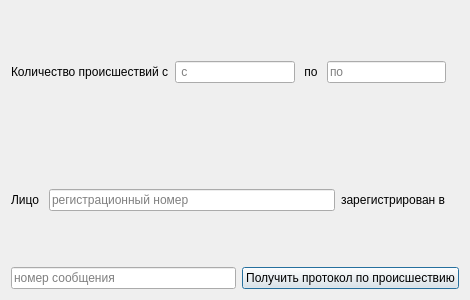
<?xml version="1.0" encoding="UTF-8"?>
<ui version="4.0">
 <class>Advanced</class>
 <widget class="QDialog" name="Advanced">
  <property name="geometry">
   <rect>
    <x>0</x>
    <y>0</y>
    <width>470</width>
    <height>300</height>
   </rect>
  </property>
  <property name="minimumSize">
   <size>
    <width>470</width>
    <height>0</height>
   </size>
  </property>
  <property name="windowTitle">
   <string>Дополнительные опции</string>
  </property>
  <layout class="QVBoxLayout" name="verticalLayout">
   <item>
    <layout class="QHBoxLayout" name="horizontalLayout">
     <item>
      <widget class="QLabel" name="label">
       <property name="text">
        <string>Количество происшествий с</string>
       </property>
      </widget>
     </item>
     <item>
      <widget class="QLineEdit" name="LE_date_s">
       <property name="placeholderText">
        <string> с</string>
       </property>
      </widget>
     </item>
     <item>
      <widget class="QLabel" name="label_2">
       <property name="text">
        <string> по </string>
       </property>
      </widget>
     </item>
     <item>
      <widget class="QLineEdit" name="LE_date_e">
       <property name="placeholderText">
        <string>по</string>
       </property>
      </widget>
     </item>
     <item>
      <widget class="QLabel" name="L_inc_count">
       <property name="text">
        <string/>
       </property>
      </widget>
     </item>
    </layout>
   </item>
   <item>
    <layout class="QHBoxLayout" name="horizontalLayout_2">
     <item>
      <widget class="QLabel" name="label_3">
       <property name="text">
        <string>Лицо </string>
       </property>
      </widget>
     </item>
     <item>
      <widget class="QLineEdit" name="LE_reg_id">
       <property name="placeholderText">
        <string>регистрационный номер</string>
       </property>
      </widget>
     </item>
     <item>
      <widget class="QLabel" name="label_4">
       <property name="text">
        <string>зарегистрирован в</string>
       </property>
      </widget>
     </item>
     <item>
      <widget class="QLabel" name="L_pers_count">
       <property name="text">
        <string/>
       </property>
      </widget>
     </item>
    </layout>
   </item>
   <item>
    <layout class="QHBoxLayout" name="horizontalLayout_3">
     <item>
      <widget class="QLineEdit" name="LE_inc_prot">
       <property name="placeholderText">
        <string>номер сообщения</string>
       </property>
      </widget>
     </item>
     <item>
      <widget class="QPushButton" name="PB_get_protocol">
       <property name="text">
        <string>Получить протокол по происшествию</string>
       </property>
      </widget>
     </item>
    </layout>
   </item>
  </layout>
 </widget>
 <resources/>
 <connections/>
</ui>
